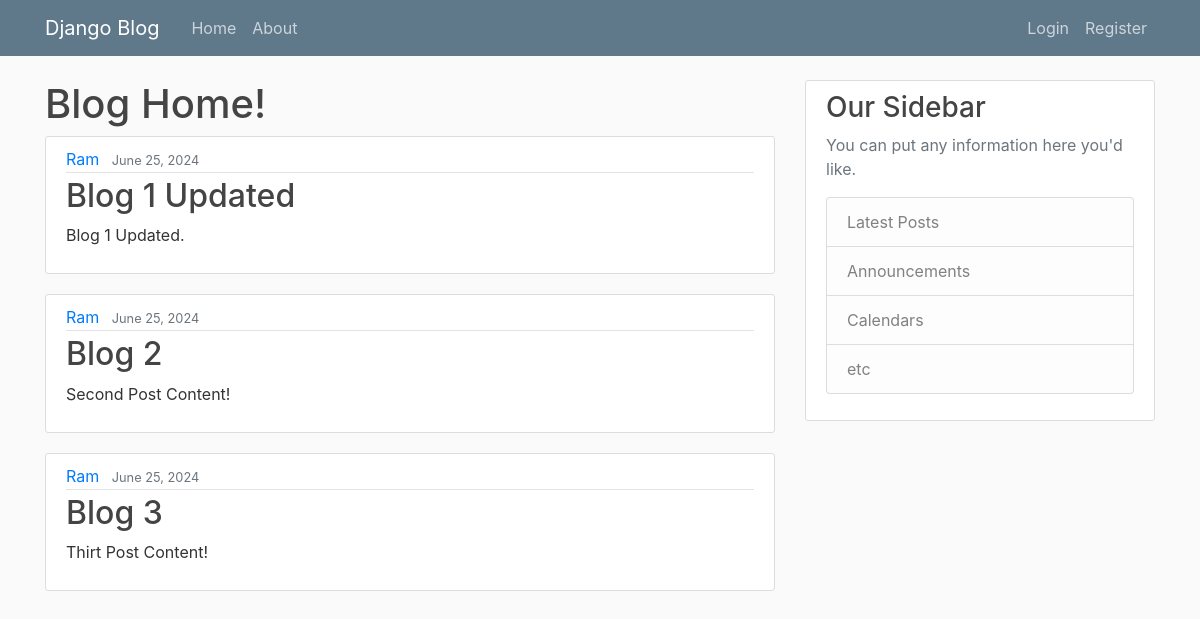
The page / on the database its author committed.
### blog/models.py (models this page shows, shortened)
class Post(models.Model):
    title = models.CharField(max_length = 100)
    content = models.TextField()
    date_posted = models.DateTimeField(default=timezone.now)
    author = models.ForeignKey(User, on_delete= models.CASCADE)

### blog/views.py (the view)
# urls.py: path("", views.home, name="blog-home"),
def home(request):
    context = {
        'posts': Post.objects.all()
    }
    return render(request, "blog/home.html", context )

### blog/templates/blog/home.html
{% extends "blog/base.html" %}
{% block content %}
    <h1>Blog Home!</h1>
    {% for post in posts %}
        <article class="media content-section">
          <div class="media-body">
            <div class="article-metadata">
              <a class="mr-2" href="#">{{ post.author }}</a>
              <small class="text-muted">{{ post.date_posted|date:"F d, Y" }}</small>
            </div>
            <h2><a class="article-title" href="#">{{ post.title }}</a></h2>
            <p class="article-content">{{ post.content }}</p>
          </div>
        </article>
    {% endfor %}
{% endblock content %}

### blog/static/blog/main.css (style rules this page uses)
body { background: #fafafa; color: #333333; margin-top: 5rem; }
h1, h2, h3, h4, h5, h6 { color: #444444; }
.content-section { background: #ffffff; padding: 10px 20px; border: 1px solid #dddddd; border-radius: 3px; margin-bottom: 20px; }
.article-title { color: #444444; }
.article-content { white-space: pre-line; }
.article-metadata { padding-bottom: 1px; margin-bottom: 4px; border-bottom: 1px solid #e3e3e3 }

### rows shown on the page
Post: author "Ram", date_posted "June 25, 2024", title "Blog 1 Updated", content "Blog 1 Updated."
Post: author "Ram", date_posted "June 25, 2024", title "Blog 2", content "Second Post Content!"
Post: author "Ram", date_posted "June 25, 2024", title "Blog 3", content "Thirt Post Content!"
